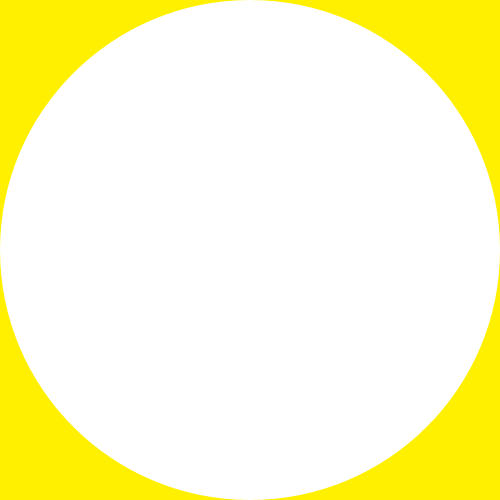
Frame 1 (no input)
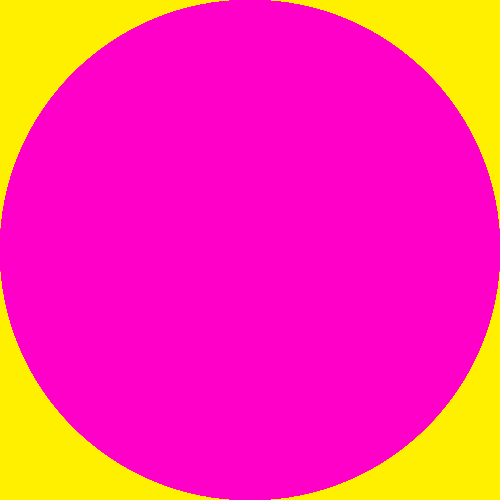
Frame 60 (the mouse pressed at the canvas centre just before this capture)
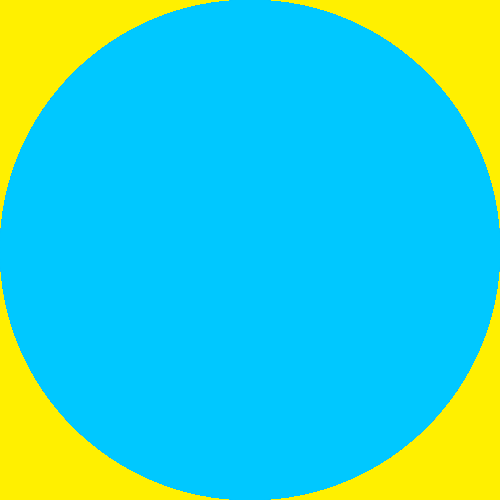
Frame 120 (the mouse held since frame 60 and released just before this capture)

The Processing sketch that drew these frames (run headless with seeded random() and noise(); from frame 60 on, the mouse is pressed at the canvas centre):

// Processing sketch: Day07_1_mousepressed
// ── Day07_1_mousepressed.pde
// Creating a button with mouse operations and booleans

void setup() {

  size(500, 500);
  background(255, 240, 0);
  noStroke();
  smooth();
}

//The mousePressed is a system boolean, by default == false (meaning, mouse is not pressed)
// It's == true when mouse buttons are pressed

void draw() {

  ellipseMode(CORNER);
  ellipse(0, 0, width, height);
  println(mousePressed);

  if (mousePressed == true) {
    fill(0, 200, 255);
  } 
  else {
    fill(255, 0, 200);
  }
}
